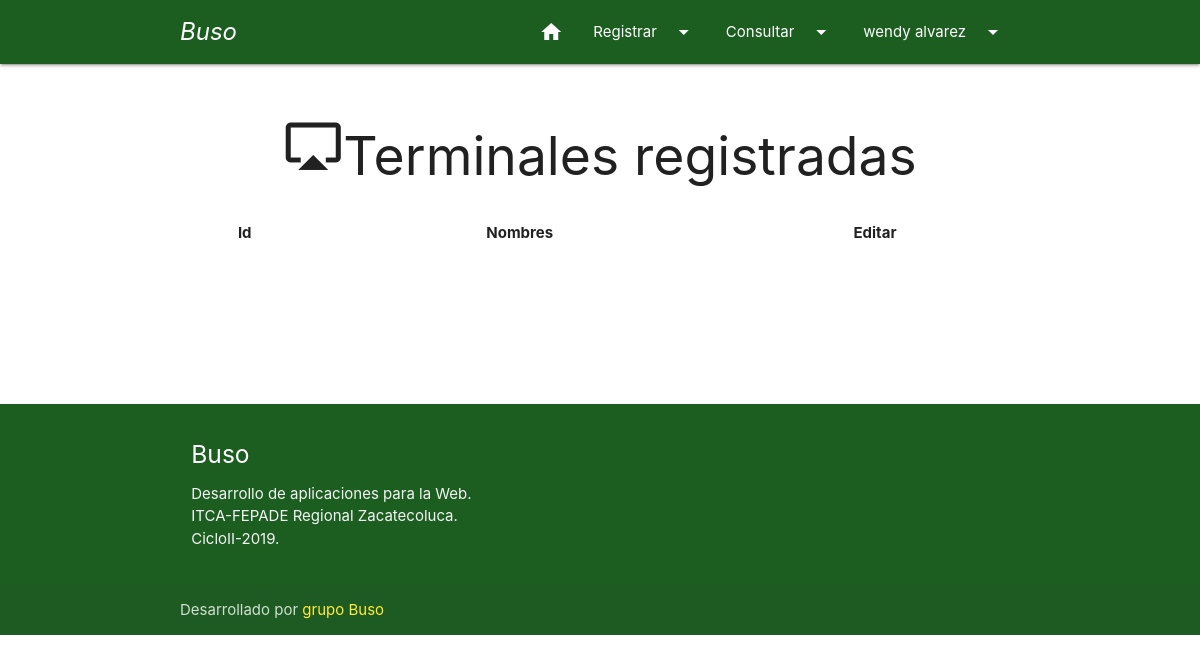
Page /web/WebTerminal/index.php?c=Terminal&a=Consultar (signed in) on the earlier database version.
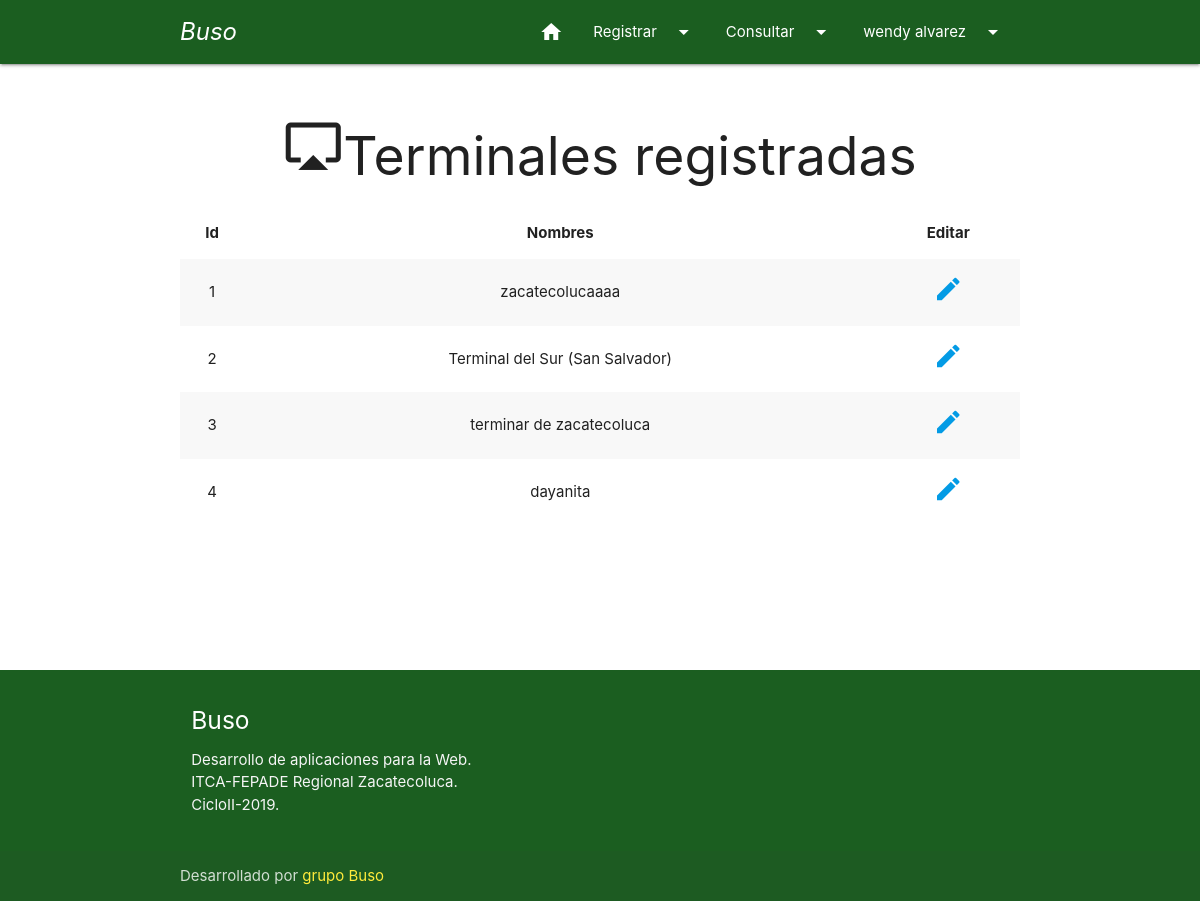
Same page on the later database version.
### tables this page shows
CREATE TABLE `terminal` (
  `idterminal` int(11) NOT NULL,
  `nombre_terminal` varchar(100) NOT NULL
);

### web/WebTerminal/controller/terminal.controller.php (called while the page is built, shortened)
<?php
require_once 'model/Terminal.php';
class TerminalController{
    public function __CONSTRUCT(){
        $this->model = new Terminal();
    }
    public function Consultar(){
        require_once 'view/include/cabecera_usuario.php';
        require_once 'view/mostrar_terminal.php';
        require_once 'view/include/pie.php';
    }
}

### web/WebTerminal/model/Conexion.php (called while the page is built)
<?php
	class Conexion
	{
	    public static function Conectar()
	    {
	        $pdo = new PDO('mysql:host=localhost;dbname=mybuso;charset=utf8', 'root', '');
	        $pdo->setAttribute(PDO::ATTR_ERRMODE, PDO::ERRMODE_EXCEPTION);
	        return $pdo;
	    }
	}
?>

### web/WebTerminal/model/Terminal.php (called while the page is built, shortened)
<?php
class Terminal
{
	private $pdo;
	public function __CONSTRUCT()
	{
		try
		{
			$this->pdo = Conexion::Conectar();
		}
        catch (Throwable $t)
        {
			die($t->getMessage());
        }
		catch(Exception $e)
		{
			die($e->getMessage());
		}
	}
	public function ListarTerminal()
	{
		try
		{
			$stm = $this->pdo->prepare("SELECT * FROM terminal");
			$stm->execute();
			return $stm->fetchAll(PDO::FETCH_OBJ);
		}
        catch (Throwable $t)
        {
			die($t->getMessage());
        }
		catch(Exception $e)
		{
			die($e->getMessage());
		}
	}
}

### web/WebTerminal/view/mostrar_terminal.php (the view)
<div class="container">
  <div class="section">
    <div class="row">
      <div class="col s12">
          <h2 class="center grey-text text-darken-4"><i class="medium material-icons">airplay</i>Terminales registradas</h2>
      </div>
           <div class="row">
            <table class="striped">
              <thead>
                  <tr>
                      <th class="center">Id</th>
                      <th class="center" >Nombres</th>
                      <th class="center">Editar</th>
                  </tr>
              </thead>
              <tbody>
              <?php foreach($this->model->ListarTerminal() as $r): ?>
                  <tr>
                      <td class="center"><?php echo $r->idterminal; ?></td>
                      <td class="center"><?php echo $r->nombre_terminal; ?></td>
                      <td class="center">
                          <a href="?c=Terminal&a=Crud&id=<?php echo $r->idterminal; ?>" title="Editar Terminal" ><i class="small material-icons">edit</i></a>
                      </td>
                  </tr>
              <?php endforeach; ?>
                </tbody>
              </table>
            </div>
    </div>
  </div>
  <br><br><br><br>
</div>

### web/WebTerminal/index.php (shortened to what this page needs)
<?php
require_once 'model/Conexion.php';
  $controller = 'login';
  if(!isset($_REQUEST['c']))
  {
      require_once "controller/$controller.controller.php";
      $controller = ucwords($controller) . 'Controller';
      $controller = new $controller;
      $controller->Index();
  }
else
{
    $accion = isset($_REQUEST['a']) ? $_REQUEST['a'] : 'Index';
    $controller = new $controller;
    call_user_func(array( $controller, $accion ) );
}
?>

### web/WebTerminal/view/include/cabecera_usuario.php (shortened to what this page needs)
<!DOCTYPE html>
<html lang="es">
<head>
  <link href="materializecss/css/icon.css" rel="stylesheet">
  <link href="materializecss/css/materialize.css" type="text/css" rel="stylesheet" media="screen,projection"/>
  <link href="materializecss/css/style.css" type="text/css" rel="stylesheet" media="screen,projection"/>
</head>
<body>
  <nav class="green darken-4" role="navigation">
    <div class="nav-wrapper container"><a id="logo-container" href="?c=Principal&a=Index" class="brand-logo" title="Terminal">
        <i >Buso</i></a>
      <ul class="right hide-on-med-and-down">
        <li><a href="?c=Principal&a=Index" title="Inicio"><i class="material-icons">home</i></a></li>
        <li><a class="dropdown-trigger" href="#!" data-target="registro">Registrar<i class="material-icons right">arrow_drop_down</i></a></li>
        <li><a class="dropdown-trigger" href="#!" data-target="consulta">Consultar<i class="material-icons right">arrow_drop_down</i></a></li>
        <li><a class="dropdown-trigger" href="#!" data-target="usuario"><?php echo $_SESSION["nombre"]." ".$_SESSION["apellido"]; ?><i class="material-icons right">arrow_drop_down</i></a></li>
      </ul>
    </div>
  </nav>

### web/WebTerminal/view/include/pie.php (shortened to what this page needs)
<footer class="page-footer green darken-4">
    <div class="container">
      <div class="row">
        <div class="col l6 s12">
          <h5 class="white-text">Buso</h5>
          <p class="grey-text text-lighten-4">Desarrollo de aplicaciones para la Web.<br>
          ITCA-FEPADE Regional Zacatecoluca.<br>
          CicloII-2019.</p>
        </div>
        <div class="col l6 s12 center">
         </div>
      </div>
    </div>
    <div class="footer-copyright">
      <div class="container">
      Desarrollado por <a class="yellow-text" href="https://www.facebook.com/Grupo numero 2" target="_blank">grupo Buso</a>
      </div>
    </div>
  </footer>
  </body>
</html>

Differences in the rows shown:
added terminal: idterminal "1", nombre_terminal "zacatecolucaaaa"
added terminal: idterminal "2", nombre_terminal "Terminal del Sur (San Salvador)"
added terminal: idterminal "3", nombre_terminal "terminar de zacatecoluca"
added terminal: idterminal "4", nombre_terminal "dayanita"
